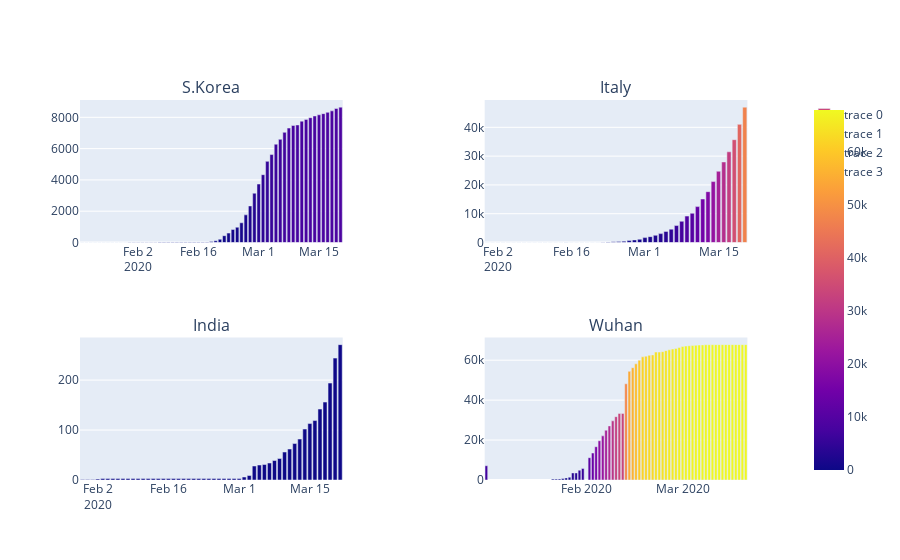

Source (notebook cell):
### Code cell
#subplots

fig= make_subplots(rows= 2,cols=2, 
                    specs=[[{'secondary_y': True},{'secondary_y': True}],[{'secondary_y': True},{'secondary_y': True}]],
                    subplot_titles=("S.Korea","Italy","India","Wuhan")
                   )
fig.add_trace(go.Bar(x=df_korea['Date'],y=df_korea['Total Cases'],
                    marker=dict(color=df_korea['Total Cases'],coloraxis='coloraxis')),1,1)

fig.add_trace(go.Bar(x=df_italy['Date'],y=df_italy['Total Cases'],
                    marker=dict(color=df_italy['Total Cases'],coloraxis='coloraxis')),1,2)

fig.add_trace(go.Bar(x=df_india['Date'],y=df_india['Total Cases'],
                    marker=dict(color=df_india['Total Cases'],coloraxis='coloraxis')),2,1)

fig.add_trace(go.Bar(x=df_wuhan['Date'],y=df_wuhan['Total Cases'],
                    marker=dict(color=df_wuhan['Total Cases'],coloraxis='coloraxis')),2,2)
